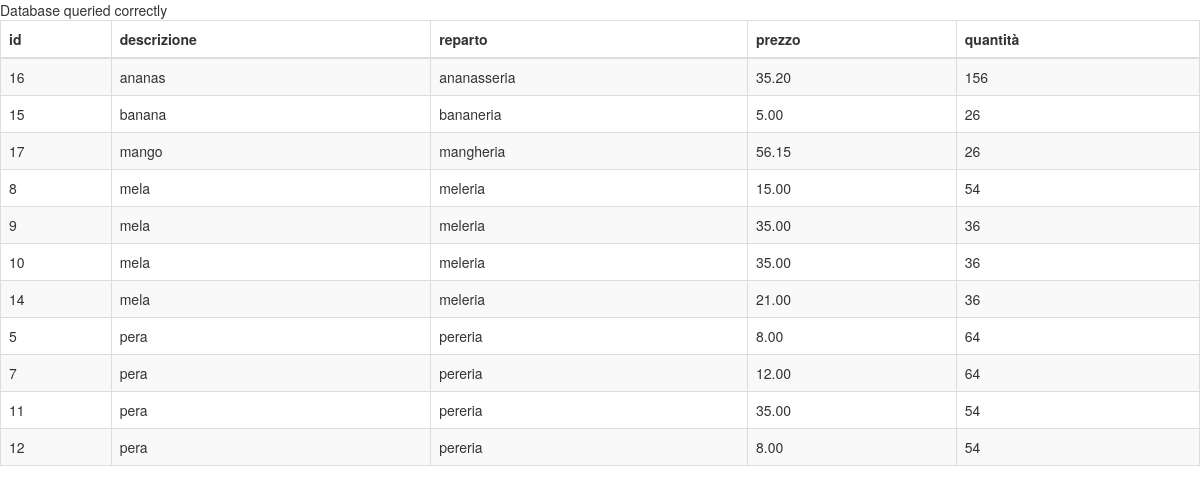
/backend/show.php, run on the app's committed database.
### tables this page shows
CREATE TABLE IF NOT EXISTS `frutteria` (
  `ID` int(100) NOT NULL AUTO_INCREMENT,
  `T_stamp` timestamp(6) NOT NULL DEFAULT CURRENT_TIMESTAMP(6),
  `descrizione` varchar(50) NOT NULL,
  `reparto` varchar(50) NOT NULL,
  `prezzo` float(4,2) NOT NULL,
  `quantita` int(10) NOT NULL,
  PRIMARY KEY (`ID`,`T_stamp`)
);

### backend/show.php (the view, shortened to what this page needs)
<!DOCTYPE html>
<html lang="en">
<head>
  <link rel="stylesheet" href="https://maxcdn.bootstrapcdn.com/bootstrap/3.3.7/css/bootstrap.min.css">
  <link rel="stylesheet" href="https://maxcdn.bootstrapcdn.com/bootstrap/3.3.7/css/bootstrap-theme.min.css">
</head>
<body>
  <?php
  $servername="localhost";
  $username="root";
  $password="";
  $db="prodotti";
  $conn = mysqli_connect($servername, $username, $password);
  if (!$conn){
    die("Connection failed: " . mysqli_connect_error());
  }
  else{
    $sql = "CREATE DATABASE IF NOT EXISTS ".$db;
    if ($conn->query($sql) === TRUE) {
      echo "Database queried correctly <br>";
    }
    else {
      echo "Error: " . $sql . "<br>" . $conn->error;
    }
  }
  $conn = mysqli_connect($servername, $username, $password, $db);
  $table="frutteria";
  $Sql = "SELECT * FROM ".$table." WHERE 1 ORDER BY `reparto`, `ID`";
  $result = mysqli_query($conn, $Sql);
  if($result===0){
    echo " no record added";
  }
  else{
    if (mysqli_num_rows($result) > 0) {
      echo "<div class='table-responsive'><table id='myTable' class='table table-striped table-bordered'>
      <thead><th>id</th>
      <th>descrizione</th>
      <th>reparto</th>
      <th>prezzo</th>
      <th>quantità</th>
      </tr></thead><tbody>";
      while($row = mysqli_fetch_assoc($result)) {
        echo "<tr>
        <td>" . $row['ID']."</td>
        <td>" . $row['descrizione']."</td>
        <td>" . $row['reparto']."</td>
        <td>" . $row['prezzo']."</td>
        <td>" . $row['quantita']."</td>
        </tr>";
      }
      echo "</tbody></table></div>";
    }
    else {
      echo "you have no records";
    }
  }
  ?>
</body>
</html>

### data on the page
frutteria: ID "16", descrizione "ananas", reparto "ananasseria", prezzo "35.20", quantita "156"
frutteria: ID "15", descrizione "banana", reparto "bananeria", prezzo "5.00", quantita "26"
frutteria: ID "17", descrizione "mango", reparto "mangheria", prezzo "56.15", quantita "26"
frutteria: ID "8", descrizione "mela", reparto "meleria", prezzo "15.00", quantita "54"
frutteria: ID "9", descrizione "mela", reparto "meleria", prezzo "35.00", quantita "36"
frutteria: ID "10", descrizione "mela", reparto "meleria", prezzo "35.00", quantita "36"
frutteria: ID "14", descrizione "mela", reparto "meleria", prezzo "21.00", quantita "36"
frutteria: ID "5", descrizione "pera", reparto "pereria", prezzo "8.00", quantita "64"
frutteria: ID "7", descrizione "pera", reparto "pereria", prezzo "12.00", quantita "64"
frutteria: ID "11", descrizione "pera", reparto "pereria", prezzo "35.00", quantita "54"
frutteria: ID "12", descrizione "pera", reparto "pereria", prezzo "8.00", quantita "54"
